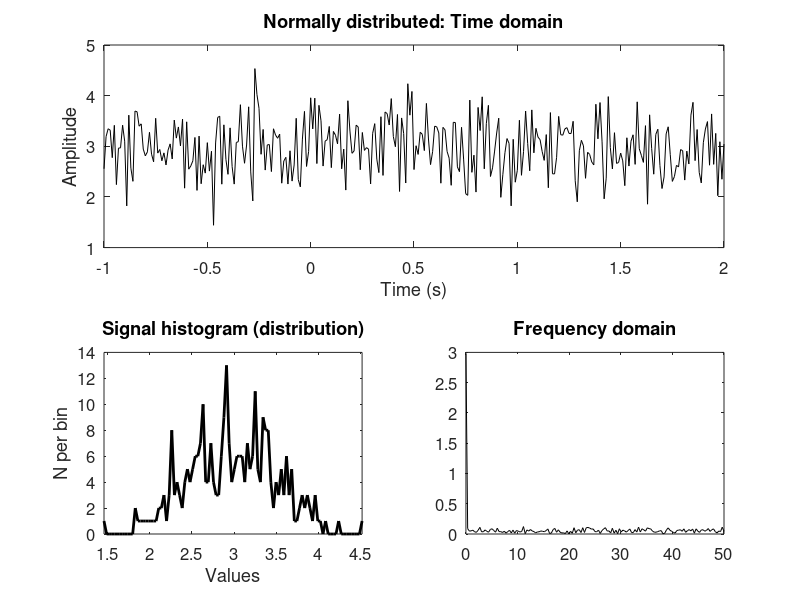

MATLAB code for this plot:
%% Normally distributed noise 

% simulation details
srate = 100; % sampling rate in Hz
time = -1 : 1/srate : 2;
pnts = length(time); % 2 seconds 

% frequencies for the power spectrum
hz = linspace(0, srate / 2, floor(length(time) / 2) - 1);

% noise parameters
stretch = .5;
shift = 3;

% seed
% rng(42)

% generate random data
noise = stretch * randn(size(time)) + shift;

figure(4), clf
subplot(211)
plot(time, noise, 'k')
set(gca, 'fontsize', 12)
title('Normally distributed: Time domain')
xlabel('Time (s)'), ylabel('Amplitude')

subplot(223)
[y, x] = hist(noise, 100);
plot(x, y, 'k', 'linew', 2)
xlabel('Values'), ylabel('N per bin')
title('Signal histogram (distribution)')
set(gca, 'fontsize', 12, 'xlim', [min(x), max(x)])

subplot(224)
amp = abs(fft(noise) / pnts);
amp(2:end) = 2 * amp(2:end);
plot(hz, amp(1:length(hz)), 'k')
title('Frequency domain')
set(gca, 'fontsize', 12)